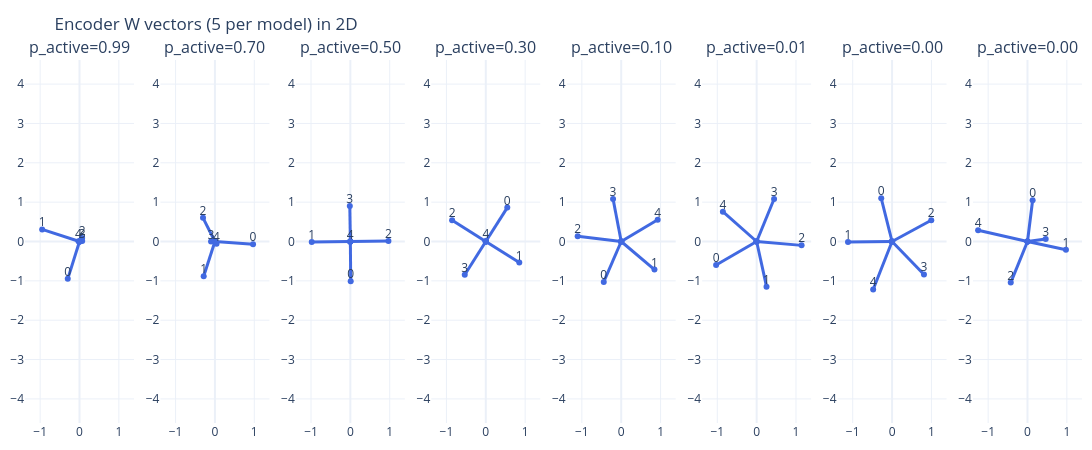

Notebook code for this chart:
### Code cell
from plotly.subplots import make_subplots

# Training loop across configurations
results = {}

for (feature_dim, latent_dim) in feature_latent_pairs:
    for p_active in p_actives:
        # Fresh AutoEncoder instance for each (feature_dim, latent_dim, p_active)
        ae = AutoEncoder(feature_dim, latent_dim)

        dist = sparse_uniform_distribution(
            norm=1.0,
            p_active=p_active,
            n_features=feature_dim,
            n_samples=8_000,
            generator=Generator(device=device)
        )
        key = (feature_dim, latent_dim, p_active)
        importance = make_importance(uniform=False, shape=dist.shape[1:], base=0.9, exponential=1.0)
        # importance = make_importance(uniform=True, shape=dist.shape[1:], base=1.0)
        tm = ToyModel(
            f"tm_ae{feature_dim}_{p_active:.2f}", 
            ae, 
            dist 
        )

        tm.fit(epochs=700, importance=importance)
        results[key] = {
            'model': tm,
            'ae': ae,
            'dist': dist,
            'imp': importance
        }

        # Inspect learned W for this particular model
        (name_W, W_param), (name_b, b_param) = ae.named_parameters()
        W_print = W_param.detach().cpu().T  # shape (feature_dim, latent_dim)
        print(f"{tm.name}, key={key}, W=\n{W_print}\n")

# Access results via results.keys() or e.g. results[(features1, latent1, 0.99)]['model']
# 
# Collect all (key, W) from results, ensuring each W is taken from its own trained AutoEncoder
Ws = []
for key, value in results.items():
    ae = value['ae']
    (name_W, W_param), (name_b, b_param) = ae.named_parameters()
    W = W_param.detach().cpu().T  # shape (feature_dim, latent_dim) -> here (5, 2)
    print(f"key={key}, W=\n{W}\n")
    Ws.append((key, W))

if not Ws:
    raise RuntimeError("Could not find any W in results.")

n_models = len(Ws)
fig = make_subplots(
    rows=1,
    cols=n_models,
    subplot_titles=[f"p_active={key[2]:.2f}" for key, _ in Ws],
)

# Plot each model's 5 vectors in its own subplot, all on the same plane
for col_idx, (key, W) in enumerate(Ws, start=1):
    n_vec = W.shape[0]  # should be 5
    for i in range(n_vec):
        vx = W[i, 0].item()
        vy = W[i, 1].item()

        # Arrow from origin to (vx, vy)
        fig.add_trace(
            go.Scatter(
                x=[0.0, vx],
                y=[0.0, vy],
                mode="lines+markers",
                line=dict(width=3, color="royalblue"),
                marker=dict(size=6),
                showlegend=False,
            ),
            row=1,
            col=col_idx,
        )

        # Label the vector index at the head
        fig.add_trace(
            go.Scatter(
                x=[vx],
                y=[vy],
                mode="text",
                text=[f"{i}"],
                textposition="top center",
                showlegend=False,
                hoverinfo="skip",
            ),
            row=1,
            col=col_idx,
        )

    # Same plane for all 5 vectors of this model
    fig.update_xaxes(range=[-1.3, 1.3], zeroline=True, row=1, col=col_idx)
    fig.update_yaxes(
        range=[-1.3, 1.3],
        zeroline=True,
        scaleanchor=f"x{col_idx}",
        scaleratio=1,
        row=1,
        col=col_idx,
    )

fig.update_layout(
    title="Encoder W vectors (5 per model) in 2D",
    height=450,
    width=350 * n_models,
    template="plotly_white",
    margin=dict(t=60, l=10, r=10, b=10),
)

fig.show()

### Figure 1 — Plotly figure (JSON) as saved in the notebook; plotly's stock layout.template omitted (floating-point values rounded to 4 significant figures)
{"data": [{"line": {"color": "royalblue", "width": 3}, "marker": {"size": 6}, "mode": "lines+markers", "showlegend": false, "type": "scatter", "x": [0, -0.2987], "xaxis": "x", "y": [0, -0.9492], "yaxis": "y"}, {"hoverinfo": "skip", "mode": "text", "showlegend": false, "text": ["0"], "textposition": "top center", "type": "scatter", "x": [-0.2987], "xaxis": "x", "y": [-0.9492], "yaxis": "y"}, {"line": {"color": "royalblue", "width": 3}, "marker": {"size": 6}, "mode": "lines+markers", "showlegend": false, "type": "scatter", "x": [0, -0.9489], "xaxis": "x", "y": [0, 0.3067], "yaxis": "y"}, {"hoverinfo": "skip", "mode": "text", "showlegend": false, "text": ["1"], "textposition": "top center", "type": "scatter", "x": [-0.9489], "xaxis": "x", "y": [0.3067], "yaxis": "y"}, {"line": {"color": "royalblue", "width": 3}, "marker": {"size": 6}, "mode": "lines+markers", "showlegend": false, "type": "scatter", "x": [0, 0.06719], "xaxis": "x", "y": [0, 0.08779], "yaxis": "y"}, {"hoverinfo": "skip", "mode": "text", "showlegend": false, "text": ["2"], "textposition": "top center", "type": "scatter", "x": [0.06719], "xaxis": "x", "y": [0.08779], "yaxis": "y"}, {"line": {"color": "royalblue", "width": 3}, "marker": {"size": 6}, "mode": "lines+markers", "showlegend": false, "type": "scatter", "x": [0, 0.06835], "xaxis": "x", "y": [0, 0.01315], "yaxis": "y"}, {"hoverinfo": "skip", "mode": "text", "showlegend": false, "text": ["3"], "textposition": "top center", "type": "scatter", "x": [0.06835], "xaxis": "x", "y": [0.01315], "yaxis": "y"}, {"line": {"color": "royalblue", "width": 3}, "marker": {"size": 6}, "mode": "lines+markers", "showlegend": false, "type": "scatter", "x": [0, -0.0261], "xaxis": "x", "y": [0, 0.005026], "yaxis": "y"}, {"hoverinfo": "skip", "mode": "text", "showlegend": false, "text": ["4"], "textposition": "top center", "type": "scatter", "x": [-0.0261], "xaxis": "x", "y": [0.005026], "yaxis": "y"}, {"line": {"color": "royalblue", "width": 3}, "marker": {"size": 6}, "mode": "lines+markers", "showlegend": false, "type": "scatter", "x": [0, 0.9684], "xaxis": "x2", "y": [0, -0.0676], "yaxis": "y2"}, {"hoverinfo": "skip", "mode": "text", "showlegend": false, "text": ["0"], "textposition": "top center", "type": "scatter", "x": [0.9684], "xaxis": "x2", "y": [-0.0676], "yaxis": "y2"}, {"line": {"color": "royalblue", "width": 3}, "marker": {"size": 6}, "mode": "lines+markers", "showlegend": false, "type": "scatter", "x": [0, -0.2854], "xaxis": "x2", "y": [0, -0.8848], "yaxis": "y2"}, {"hoverinfo": "skip", "mode": "text", "showlegend": false, "text": ["1"], "textposition": "top center", "type": "scatter", "x": [-0.2854], "xaxis": "x2", "y": [-0.8848], "yaxis": "y2"}, {"line": {"color": "royalblue", "width": 3}, "marker": {"size": 6}, "mode": "lines+markers", "showlegend": false, "type": "scatter", "x": [0, -0.3029], "xaxis": "x2", "y": [0, 0.601], "yaxis": "y2"}, {"hoverinfo": "skip", "mode": "text", "showlegend": false, "text": ["2"], "textposition": "top center", "type": "scatter", "x": [-0.3029], "xaxis": "x2", "y": [0.601], "yaxis": "y2"}, {"line": {"color": "royalblue", "width": 3}, "marker": {"size": 6}, "mode": "lines+markers", "showlegend": false, "type": "scatter", "x": [0, -0.09901], "xaxis": "x2", "y": [0, -0.001294], "yaxis": "y2"}, {"hoverinfo": "skip", "mode": "text", "showlegend": false, "text": ["3"], "textposition": "top center", "type": "scatter", "x": [-0.09901], "xaxis": "x2", "y": [-0.001294], "yaxis": "y2"}, {"line": {"color": "royalblue", "width": 3}, "marker": {"size": 6}, "mode": "lines+markers", "showlegend": false, "type": "scatter", "x": [0, 0.04105], "xaxis": "x2", "y": [0, -0.05677], "yaxis": "y2"}, {"hoverinfo": "skip", "mode": "text", "showlegend": false, "text": ["4"], "textposition": "top center", "type": "scatter", "x": [0.04105], "xaxis": "x2", "y": [-0.05677], "yaxis": "y2"}, {"line": {"color": "royalblue", "width": 3}, "marker": {"size": 6}, "mode": "lines+markers", "showlegend": false, "type": "scatter", "x": [0, 0.008877], "xaxis": "x3", "y": [0, -1.011], "yaxis": "y3"}, {"hoverinfo": "skip", "mode": "text", "showlegend": false, "text": ["0"], "textposition": "top center", "type": "scatter", "x": [0.008877], "xaxis": "x3", "y": [-1.011], "yaxis": "y3"}, {"line": {"color": "royalblue", "width": 3}, "marker": {"size": 6}, "mode": "lines+markers", "showlegend": false, "type": "scatter", "x": [0, -0.9818], "xaxis": "x3", "y": [0, -0.01404], "yaxis": "y3"}, {"hoverinfo": "skip", "mode": "text", "showlegend": false, "text": ["1"], "textposition": "top center", "type": "scatter", "x": [-0.9818], "xaxis": "x3", "y": [-0.01404], "yaxis": "y3"}, {"line": {"color": "royalblue", "width": 3}, "marker": {"size": 6}, "mode": "lines+markers", "showlegend": false, "type": "scatter", "x": [0, 0.9674], "xaxis": "x3", "y": [0, 0.01233], "yaxis": "y3"}, {"hoverinfo": "skip", "mode": "text", "showlegend": false, "text": ["2"], "textposition": "top center", "type": "scatter", "x": [0.9674], "xaxis": "x3", "y": [0.01233], "yaxis": "y3"}, {"line": {"color": "royalblue", "width": 3}, "marker": {"size": 6}, "mode": "lines+markers", "showlegend": false, "type": "scatter", "x": [0, -0.01377], "xaxis": "x3", "y": [0, 0.9027], "yaxis": "y3"}, {"hoverinfo": "skip", "mode": "text", "showlegend": false, "text": ["3"], "textposition": "top center", "type": "scatter", "x": [-0.01377], "xaxis": "x3", "y": [0.9027], "yaxis": "y3"}, {"line": {"color": "royalblue", "width": 3}, "marker": {"size": 6}, "mode": "lines+markers", "showlegend": false, "type": "scatter", "x": [0, -0.004591], "xaxis": "x3", "y": [0, -0.006781], "yaxis": "y3"}, {"hoverinfo": "skip", "mode": "text", "showlegend": false, "text": ["4"], "textposition": "top center", "type": "scatter", "x": [-0.004591], "xaxis": "x3", "y": [-0.006781], "yaxis": "y3"}, {"line": {"color": "royalblue", "width": 3}, "marker": {"size": 6}, "mode": "lines+markers", "showlegend": false, "type": "scatter", "x": [0, 0.5463], "xaxis": "x4", "y": [0, 0.8612], "yaxis": "y4"}, {"hoverinfo": "skip", "mode": "text", "showlegend": false, "text": ["0"], "textposition": "top center", "type": "scatter", "x": [0.5463], "xaxis": "x4", "y": [0.8612], "yaxis": "y4"}, {"line": {"color": "royalblue", "width": 3}, "marker": {"size": 6}, "mode": "lines+markers", "showlegend": false, "type": "scatter", "x": [0, 0.8516], "xaxis": "x4", "y": [0, -0.5354], "yaxis": "y4"}, {"hoverinfo": "skip", "mode": "text", "showlegend": false, "text": ["1"], "textposition": "top center", "type": "scatter", "x": [0.8516], "xaxis": "x4", "y": [-0.5354], "yaxis": "y4"}, {"line": {"color": "royalblue", "width": 3}, "marker": {"size": 6}, "mode": "lines+markers", "showlegend": false, "type": "scatter", "x": [0, -0.8561], "xaxis": "x4", "y": [0, 0.5426], "yaxis": "y4"}, {"hoverinfo": "skip", "mode": "text", "showlegend": false, "text": ["2"], "textposition": "top center", "type": "scatter", "x": [-0.8561], "xaxis": "x4", "y": [0.5426], "yaxis": "y4"}, {"line": {"color": "royalblue", "width": 3}, "marker": {"size": 6}, "mode": "lines+markers", "showlegend": false, "type": "scatter", "x": [0, -0.5344], "xaxis": "x4", "y": [0, -0.8441], "yaxis": "y4"}, {"hoverinfo": "skip", "mode": "text", "showlegend": false, "text": ["3"], "textposition": "top center", "type": "scatter", "x": [-0.5344], "xaxis": "x4", "y": [-0.8441], "yaxis": "y4"}, {"line": {"color": "royalblue", "width": 3}, "marker": {"size": 6}, "mode": "lines+markers", "showlegend": false, "type": "scatter", "x": [0, 0.002076], "xaxis": "x4", "y": [0, 0.003007], "yaxis": "y4"}, {"hoverinfo": "skip", "mode": "text", "showlegend": false, "text": ["4"], "textposition": "top center", "type": "scatter", "x": [0.002076], "xaxis": "x4", "y": [0.003007], "yaxis": "y4"}, {"line": {"color": "royalblue", "width": 3}, "marker": {"size": 6}, "mode": "lines+markers", "showlegend": false, "type": "scatter", "x": [0, -0.4435], "xaxis": "x5", "y": [0, -1.027], "yaxis": "y5"}, {"hoverinfo": "skip", "mode": "text", "showlegend": false, "text": ["0"], "textposition": "top center", "type": "scatter", "x": [-0.4435], "xaxis": "x5", "y": [-1.027], "yaxis": "y5"}, {"line": {"color": "royalblue", "width": 3}, "marker": {"size": 6}, "mode": "lines+markers", "showlegend": false, "type": "scatter", "x": [0, 0.845], "xaxis": "x5", "y": [0, -0.7125], "yaxis": "y5"}, {"hoverinfo": "skip", "mode": "text", "showlegend": false, "text": ["1"], "textposition": "top center", "type": "scatter", "x": [0.845], "xaxis": "x5", "y": [-0.7125], "yaxis": "y5"}, {"line": {"color": "royalblue", "width": 3}, "marker": {"size": 6}, "mode": "lines+markers", "showlegend": false, "type": "scatter", "x": [0, -1.107], "xaxis": "x5", "y": [0, 0.1322], "yaxis": "y5"}, {"hoverinfo": "skip", "mode": "text", "showlegend": false, "text": ["2"], "textposition": "top center", "type": "scatter", "x": [-1.107], "xaxis": "x5", "y": [0.1322], "yaxis": "y5"}, {"line": {"color": "royalblue", "width": 3}, "marker": {"size": 6}, "mode": "lines+markers", "showlegend": false, "type": "scatter", "x": [0, -0.2071], "xaxis": "x5", "y": [0, 1.079], "yaxis": "y5"}, {"hoverinfo": "skip", "mode": "text", "showlegend": false, "text": ["3"], "textposition": "top center", "type": "scatter", "x": [-0.2071], "xaxis": "x5", "y": [1.079], "yaxis": "y5"}, {"line": {"color": "royalblue", "width": 3}, "marker": {"size": 6}, "mode": "lines+markers", "showlegend": false, "type": "scatter", "x": [0, 0.9266], "xaxis": "x5", "y": [0, 0.5537], "yaxis": "y5"}, {"hoverinfo": "skip", "mode": "text", "showlegend": false, "text": ["4"], "textposition": "top center", "type": "scatter", "x": [0.9266], "xaxis": "x5", "y": [0.5537], "yaxis": "y5"}, {"line": {"color": "royalblue", "width": 3}, "marker": {"size": 6}, "mode": "lines+markers", "showlegend": false, "type": "scatter", "x": [0, -1.03], "xaxis": "x6", "y": [0, -0.5971], "yaxis": "y6"}, {"hoverinfo": "skip", "mode": "text", "showlegend": false, "text": ["0"], "textposition": "top center", "type": "scatter", "x": [-1.03], "xaxis": "x6", "y": [-0.5971], "yaxis": "y6"}, {"line": {"color": "royalblue", "width": 3}, "marker": {"size": 6}, "mode": "lines+markers", "showlegend": false, "type": "scatter", "x": [0, 0.2513], "xaxis": "x6", "y": [0, -1.148], "yaxis": "y6"}, {"hoverinfo": "skip", "mode": "text", "showlegend": false, "text": ["1"], "textposition": "top center", "type": "scatter", "x": [0.2513], "xaxis": "x6", "y": [-1.148], "yaxis": "y6"}, {"line": {"color": "royalblue", "width": 3}, "marker": {"size": 6}, "mode": "lines+markers", "showlegend": false, "type": "scatter", "x": [0, 1.142], "xaxis": "x6", "y": [0, -0.09844], "yaxis": "y6"}, {"hoverinfo": "skip", "mode": "text", "showlegend": false, "text": ["2"], "textposition": "top center", "type": "scatter", "x": [1.142], "xaxis": "x6", "y": [-0.09844], "yaxis": "y6"}, {"line": {"color": "royalblue", "width": 3}, "marker": {"size": 6}, "mode": "lines+markers", "showlegend": false, "type": "scatter", "x": [0, 0.4434], "xaxis": "x6", "y": [0, 1.081], "yaxis": "y6"}, {"hoverinfo": "skip", "mode": "text", "showlegend": false, "text": ["3"], "textposition": "top center", "type": "scatter", "x": [0.4434], "xaxis": "x6", "y": [1.081], "yaxis": "y6"}, {"line": {"color": "royalblue", "width": 3}, "marker": {"size": 6}, "mode": "lines+markers", "showlegend": false, "type": "scatter", "x": [0, -0.8579], "xaxis": "x6", "y": [0, 0.7573], "yaxis": "y6"}, {"hoverinfo": "skip", "mode": "text", "showlegend": false, "text": ["4"], "textposition": "top center", "type": "scatter", "x": [-0.8579], "xaxis": "x6", "y": [0.7573], "yaxis": "y6"}, {"line": {"color": "royalblue", "width": 3}, "marker": {"size": 6}, "mode": "lines+markers", "showlegend": false, "type": "scatter", "x": [0, -0.2753], "xaxis": "x7", "y": [0, 1.097], "yaxis": "y7"}, {"hoverinfo": "skip", "mode": "text", "showlegend": false, "text": ["0"], "textposition": "top center", "type": "scatter", "x": [-0.2753], "xaxis": "x7", "y": [1.097], "yaxis": "y7"}, {"line": {"color": "royalblue", "width": 3}, "marker": {"size": 6}, "mode": "lines+markers", "showlegend": false, "type": "scatter", "x": [0, -1.12], "xaxis": "x7", "y": [0, -0.009773], "yaxis": "y7"}, {"hoverinfo": "skip", "mode": "text", "showlegend": false, "text": ["1"], "textposition": "top center", "type": "scatter", "x": [-1.12], "xaxis": "x7", "y": [-0.009773], "yaxis": "y7"}, {"line": {"color": "royalblue", "width": 3}, "marker": {"size": 6}, "mode": "lines+markers", "showlegend": false, "type": "scatter", "x": [0, 0.9961], "xaxis": "x7", "y": [0, 0.5387], "yaxis": "y7"}, {"hoverinfo": "skip", "mode": "text", "showlegend": false, "text": ["2"], "textposition": "top center", "type": "scatter", "x": [0.9961], "xaxis": "x7", "y": [0.5387], "yaxis": "y7"}, {"line": {"color": "royalblue", "width": 3}, "marker": {"size": 6}, "mode": "lines+markers", "showlegend": false, "type": "scatter", "x": [0, 0.8106], "xaxis": "x7", "y": [0, -0.8365], "yaxis": "y7"}, {"hoverinfo": "skip", "mode": "text", "showlegend": false, "text": ["3"], "textposition": "top center", "type": "scatter", "x": [0.8106], "xaxis": "x7", "y": [-0.8365], "yaxis": "y7"}, {"line": {"color": "royalblue", "width": 3}, "marker": {"size": 6}, "mode": "lines+markers", "showlegend": false, "type": "scatter", "x": [0, -0.4805], "xaxis": "x7", "y": [0, -1.22], "yaxis": "y7"}, {"hoverinfo": "skip", "mode": "text", "showlegend": false, "text": ["4"], "textposition": "top center", "type": "scatter", "x": [-0.4805], "xaxis": "x7", "y": [-1.22], "yaxis": "y7"}, {"line": {"color": "royalblue", "width": 3}, "marker": {"size": 6}, "mode": "lines+markers", "showlegend": false, "type": "scatter", "x": [0, 0.1301], "xaxis": "x8", "y": [0, 1.049], "yaxis": "y8"}, {"hoverinfo": "skip", "mode": "text", "showlegend": false, "text": ["0"], "textposition": "top center", "type": "scatter", "x": [0.1301], "xaxis": "x8", "y": [1.049], "yaxis": "y8"}, {"line": {"color": "royalblue", "width": 3}, "marker": {"size": 6}, "mode": "lines+markers", "showlegend": false, "type": "scatter", "x": [0, 0.9773], "xaxis": "x8", "y": [0, -0.2118], "yaxis": "y8"}, {"hoverinfo": "skip", "mode": "text", "showlegend": false, "text": ["1"], "textposition": "top center", "type": "scatter", "x": [0.9773], "xaxis": "x8", "y": [-0.2118], "yaxis": "y8"}, {"line": {"color": "royalblue", "width": 3}, "marker": {"size": 6}, "mode": "lines+markers", "showlegend": false, "type": "scatter", "x": [0, -0.4259], "xaxis": "x8", "y": [0, -1.044], "yaxis": "y8"}, {"hoverinfo": "skip", "mode": "text", "showlegend": false, "text": ["2"], "textposition": "top center", "type": "scatter", "x": [-0.4259], "xaxis": "x8", "y": [-1.044], "yaxis": "y8"}, {"line": {"color": "royalblue", "width": 3}, "marker": {"size": 6}, "mode": "lines+markers", "showlegend": false, "type": "scatter", "x": [0, 0.4629], "xaxis": "x8", "y": [0, 0.06484], "yaxis": "y8"}, {"hoverinfo": "skip", "mode": "text", "showlegend": false, "text": ["3"], "textposition": "top center", "type": "scatter", "x": [0.4629], "xaxis": "x8", "y": [0.06484], "yaxis": "y8"}, {"line": {"color": "royalblue", "width": 3}, "marker": {"size": 6}, "mode": "lines+markers", "showlegend": false, "type": "scatter", "x": [0, -1.255], "xaxis": "x8", "y": [0, 0.2851], "yaxis": "y8"}, {"hoverinfo": "skip", "mode": "text", "showlegend": false, "text": ["4"], "textposition": "top center", "type": "scatter", "x": [-1.255], "xaxis": "x8", "y": [0.2851], "yaxis": "y8"}], "layout": {"annotations": [{"font": {"size": 16}, "showarrow": false, "text": "p_active=0.99", "x": 0.05156, "xanchor": "center", "xref": "paper", "y": 1, "yanchor": "bottom", "yref": "paper"}, {"font": {"size": 16}, "showarrow": false, "text": "p_active=0.70", "x": 0.1797, "xanchor": "center", "xref": "paper", "y": 1, "yanchor": "bottom", "yref": "paper"}, {"font": {"size": 16}, "showarrow": false, "text": "p_active=0.50", "x": 0.3078, "xanchor": "center", "xref": "paper", "y": 1, "yanchor": "bottom", "yref": "paper"}, {"font": {"size": 16}, "showarrow": false, "text": "p_active=0.30", "x": 0.4359, "xanchor": "center", "xref": "paper", "y": 1, "yanchor": "bottom", "yref": "paper"}, {"font": {"size": 16}, "showarrow": false, "text": "p_active=0.10", "x": 0.5641, "xanchor": "center", "xref": "paper", "y": 1, "yanchor": "bottom", "yref": "paper"}, {"font": {"size": 16}, "showarrow": false, "text": "p_active=0.01", "x": 0.6922, "xanchor": "center", "xref": "paper", "y": 1, "yanchor": "bottom", "yref": "paper"}, {"font": {"size": 16}, "showarrow": false, "text": "p_active=0.00", "x": 0.8203, "xanchor": "center", "xref": "paper", "y": 1, "yanchor": "bottom", "yref": "paper"}, {"font": {"size": 16}, "showarrow": false, "text": "p_active=0.00", "x": 0.9484, "xanchor": "center", "xref": "paper", "y": 1, "yanchor": "bottom", "yref": "paper"}], "height": 450, "margin": {"b": 10, "l": 10, "r": 10, "t": 60}, "title": {"text": "Encoder W vectors (5 per model) in 2D"}, "width": 2800, "xaxis": {"anchor": "y", "domain": [0, 0.1031], "range": [-1.3, 1.3], "zeroline": true}, "xaxis2": {"anchor": "y2", "domain": [0.1281, 0.2312], "range": [-1.3, 1.3], "zeroline": true}, "xaxis3": {"anchor": "y3", "domain": [0.2562, 0.3594], "range": [-1.3, 1.3], "zeroline": true}, "xaxis4": {"anchor": "y4", "domain": [0.3844, 0.4875], "range": [-1.3, 1.3], "zeroline": true}, "xaxis5": {"anchor": "y5", "domain": [0.5125, 0.6156], "range": [-1.3, 1.3], "zeroline": true}, "xaxis6": {"anchor": "y6", "domain": [0.6406, 0.7438], "range": [-1.3, 1.3], "zeroline": true}, "xaxis7": {"anchor": "y7", "domain": [0.7687, 0.8719], "range": [-1.3, 1.3], "zeroline": true}, "xaxis8": {"anchor": "y8", "domain": [0.8969, 1], "range": [-1.3, 1.3], "zeroline": true}, "yaxis": {"anchor": "x", "domain": [0, 1], "range": [-1.3, 1.3], "scaleanchor": "x", "scaleratio": 1, "zeroline": true}, "yaxis2": {"anchor": "x2", "domain": [0, 1], "range": [-1.3, 1.3], "scaleanchor": "x2", "scaleratio": 1, "zeroline": true}, "yaxis3": {"anchor": "x3", "domain": [0, 1], "range": [-1.3, 1.3], "scaleanchor": "x3", "scaleratio": 1, "zeroline": true}, "yaxis4": {"anchor": "x4", "domain": [0, 1], "range": [-1.3, 1.3], "scaleanchor": "x4", "scaleratio": 1, "zeroline": true}, "yaxis5": {"anchor": "x5", "domain": [0, 1], "range": [-1.3, 1.3], "scaleanchor": "x5", "scaleratio": 1, "zeroline": true}, "yaxis6": {"anchor": "x6", "domain": [0, 1], "range": [-1.3, 1.3], "scaleanchor": "x6", "scaleratio": 1, "zeroline": true}, "yaxis7": {"anchor": "x7", "domain": [0, 1], "range": [-1.3, 1.3], "scaleanchor": "x7", "scaleratio": 1, "zeroline": true}, "yaxis8": {"anchor": "x8", "domain": [0, 1], "range": [-1.3, 1.3], "scaleanchor": "x8", "scaleratio": 1, "zeroline": true}}}
